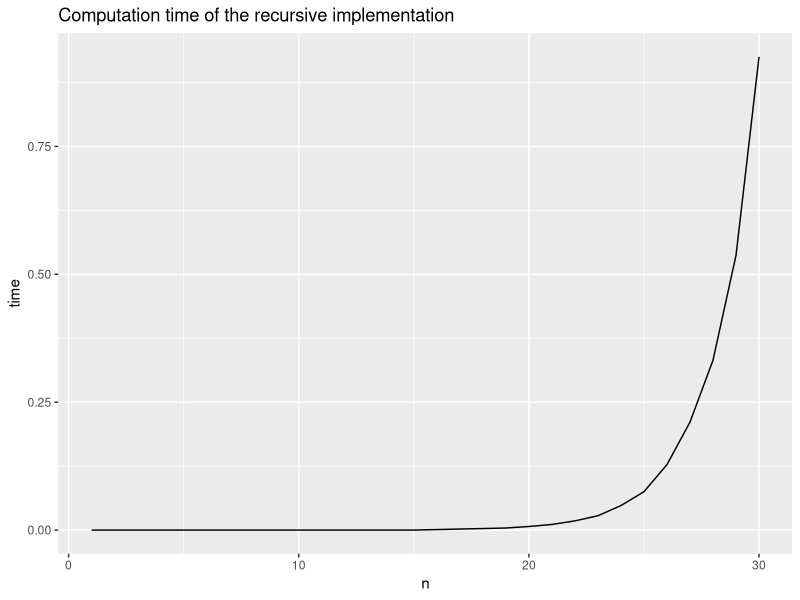

Generate this figure with R:
## ---- chunk 1
library(tidyverse)
fib_exp <- function(n) {
  if (n == 1) return(0)
  if (n == 2) return(1)
  return(fib_exp(n-1) + fib_exp(n-2))
}
exponential_time <- data_frame(n = 1:30, time = 0)
for (i in 1:30) {
  exponential_time[i, 2] <- system.time(fib_exp(i))[3]
}

ggplot(exponential_time, aes(n, time)) +
  geom_line() +
  ggtitle("Computation time of the recursive implementation")
## ---- chunk 2
fib_exp_stored <- function(n) {
  result <- numeric(n)
  n[1] <- 0; n[2] <- 1
  for (i in 3:length(result)) {
    n[i] <- n[i-1] + n[i-2]
  }
  return(tail(n, 1))
}
fib_exp_stored(200)
